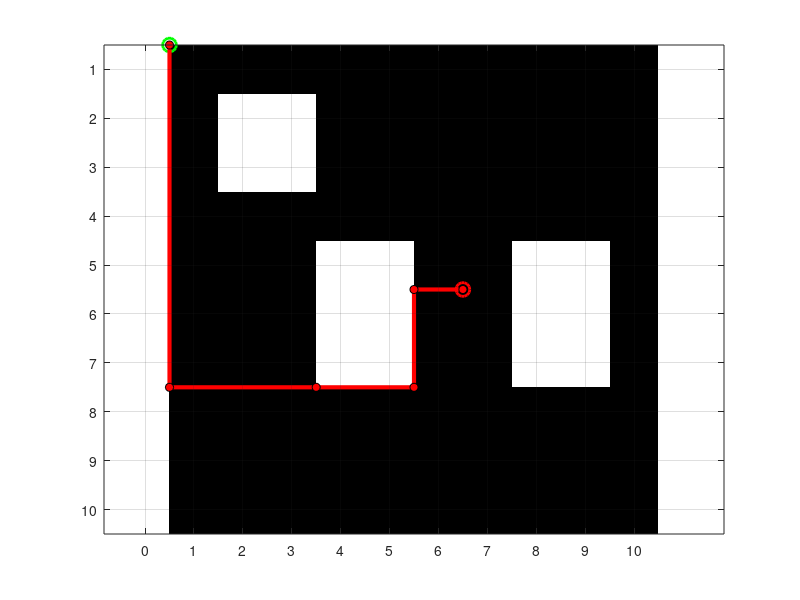

Write MATLAB code to recreate this figure. (Note: this script raises an error after producing the figure.)
function RRT_star_latest_code()
    disp('Initializing environment...');
    
    % Define a 10x10 environment where each cell is 1x1 meter
    environment = zeros(10, 10); 
    % Adding obstacles to the environment (each obstacle is 1m x 1m)
    environment(2:3, 2:3) = 1;  % Obstacle in the range of (2,2) to (3,3)
    environment(4:5, 5:7) = 1;  % Obstacle in the range of (5,5) to (6,7)
    environment(8:9, 5:7) = 1;  % Obstacle in the range of (7,4) to (8,5)

    % Define start and goal nodes in terms of the environment grid (midpoints)
    startNode = approximateToMidpoint([1, 1]);  % Starting at the bottom-left (approx. midpoint)
    goalNode = approximateToMidpoint([7,6]);   % Goal at near top-right (approx. midpoint)

    % Parameters for RRT* algorithm
    maxIterations = 1000;
    goalThreshold = 0.5; % Goal threshold for reaching the final node (0.5m)

    disp('Displaying environment...');
    figure;
    displayEnvironment(environment, startNode, goalNode);

    % Initialize tree with start node
    tree.nodes = startNode;
    tree.parent = 0;

    disp('Starting RRT* loop...');
    for i = 1:maxIterations
        randomPoint = randomSample(environment);
        randomPoint = approximateToMidpoint(randomPoint); % Snap to midpoint

        [nearestNode, nearestIdx] = findNearestNode(tree.nodes, randomPoint);
        newPoint = steerMidpoint(nearestNode, randomPoint);

        if isCollisionFree(nearestNode, newPoint, environment)
            tree.nodes = [tree.nodes; newPoint];
            tree.parent = [tree.parent; nearestIdx];

            % Check if goal has been reached
            if norm(newPoint - goalNode) < goalThreshold
                disp(['Goal reached at iteration ', num2str(i)]);
                finalNode = size(tree.nodes, 1);
                break;
            end
        end
    end

    if exist('finalNode', 'var')
        path = findPath(tree, finalNode);
        plotPath(path);
        rerouteIfNeeded(tree, path, goalNode, environment);
    else
        disp('No path found.');
    end
end

%% Helper Functions

function midpoint = approximateToMidpoint(point)
    % Snap point to the nearest midpoint of the grid
    midpoint = round(point) - 0.5;
end

function displayEnvironment(env, startNode, goalNode)
    % Function to display the environment grid
    imagesc(env'); hold on;
    colormap(gray);  % Set obstacles as black and free space as white
    plot(startNode(1), startNode(2), 'go', 'MarkerSize', 10, 'LineWidth', 2); % Start
    plot(goalNode(1), goalNode(2), 'ro', 'MarkerSize', 10, 'LineWidth', 2);   % Goal 
    axis equal;
    grid on;  % Turn on grid display for easier visualization
    xticks(0:1:size(env, 1));
    yticks(0:1:size(env, 2));
end

function randomPoint = randomSample(environment)
    % Generate a random point in the environment
    x = randi(size(environment, 1));
    y = randi(size(environment, 2));
    randomPoint = [x, y];
end

function [nearestNode, nearestIdx] = findNearestNode(nodes, point)
    % Find the nearest node in the tree to the random point
    distances = vecnorm(nodes - point, 2, 2);
    [~, nearestIdx] = min(distances);
    nearestNode = nodes(nearestIdx, :);
end

function newPoint = steerMidpoint(fromNode, toNode)
    % Steer from the nearest node towards the random point, but only along straight lines
    % Limit movement to 90-degree turns and straight lines
    if abs(fromNode(1) - toNode(1)) > abs(fromNode(2) - toNode(2))
        % Move horizontally
        newPoint = [toNode(1), fromNode(2)];
    else
        % Move vertically
        newPoint = [fromNode(1), toNode(2)];
    end
end

function isFree = isCollisionFree(fromNode, toNode, environment)
    % Check if the straight path between two points is free of obstacles
    if fromNode(1) == toNode(1)
        % Vertical movement
        yRange = linspace(fromNode(2), toNode(2), 10);
        x = round(fromNode(1));
        for y = yRange
            if environment(round(x), round(y)) == 1
                isFree = false;
                return;
            end
        end
    elseif fromNode(2) == toNode(2)
        % Horizontal movement
        xRange = linspace(fromNode(1), toNode(1), 10);
        y = round(fromNode(2));
        for x = xRange
            if environment(round(x), round(y)) == 1
                isFree = false;
                return;
            end
        end
    end
    isFree = true;
end

function path = findPath(tree, finalNodeIdx)
    % Extract the path by tracing back from the goal to the start
    path = tree.nodes(finalNodeIdx, :);
    currentIdx = finalNodeIdx;
    
    while currentIdx ~= 1  % Trace back to the root of the tree
        currentIdx = tree.parent(currentIdx);
        path = [tree.nodes(currentIdx, :); path];
    end
end

function plotPath(path)
    % Highlight the final path
    plot(path(:, 1), path(:, 2), 'r-', 'LineWidth', 3);  % Thicker red line for visibility
    plot(path(:, 1), path(:, 2), 'ko', 'MarkerFaceColor', 'r');  % Red dots for nodes
    hold off;
end

function rerouteIfNeeded(tree, path, goalNode, environment)
    % Continuously reroute if off course
    for step = 1:size(path, 1)
        currentPosition = path(step, :);
        disp(['Current position: ', num2str(currentPosition)]);
        
        % Simulate user input (moving in a wrong direction)
        if isMovingInWrongDirection(currentPosition, goalNode)
            disp('Off course! Rerouting...');
            RRT_star_latest_code();  % Rerun RRT* to find a new path
            break;
        end
        
        % Pause for visualization
        pause(0.5);
    end
end

function wrongDirection = isMovingInWrongDirection(currentPosition, goalNode)
    % Simple check if the user is moving away from the goal
    distanceToGoal = norm(currentPosition - goalNode);
    wrongDirection = distanceToGoal > 1;  % Threshold can be adjusted
end
